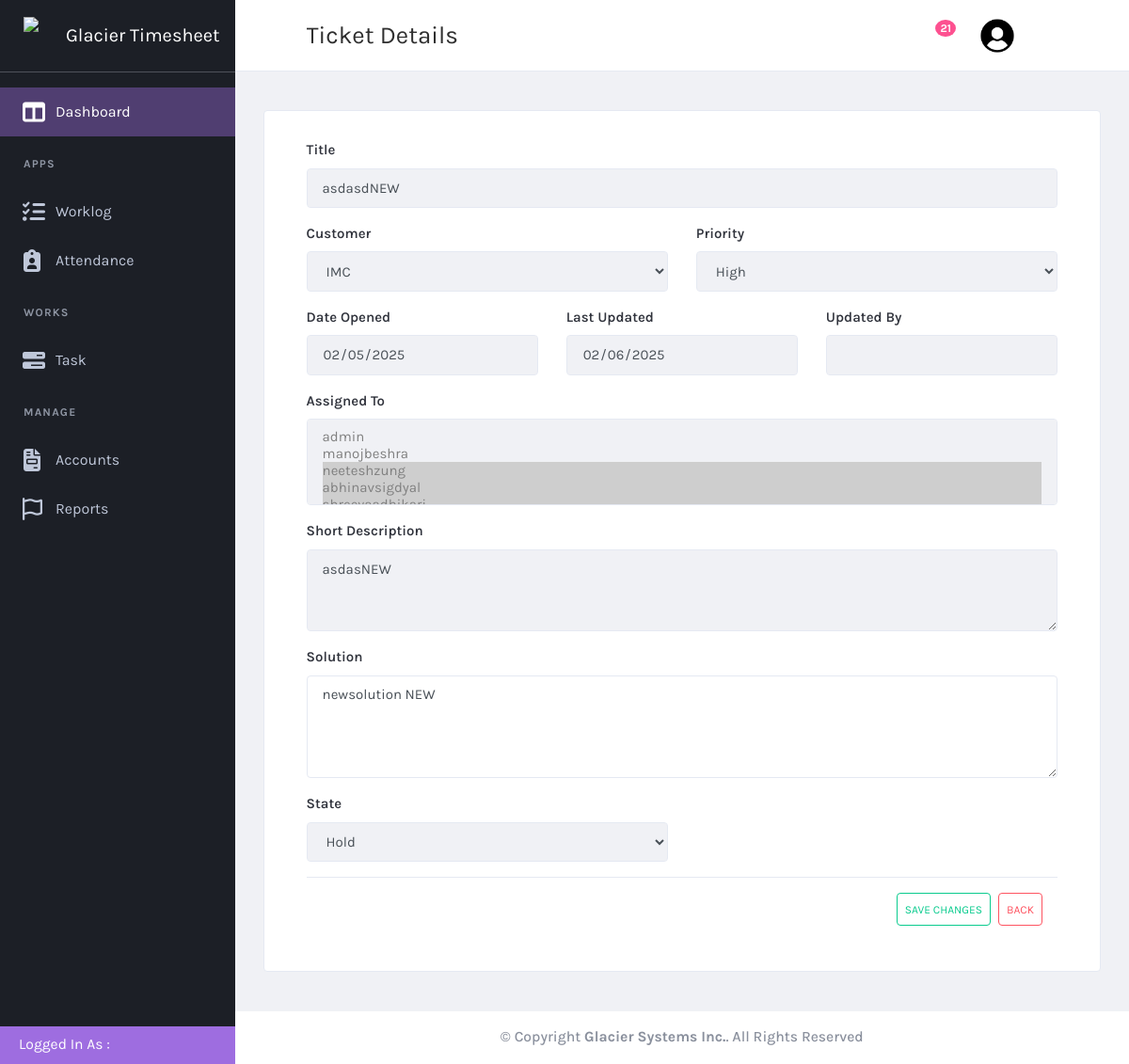
The page /task/taskdetails/48 on the database as committed earlier.
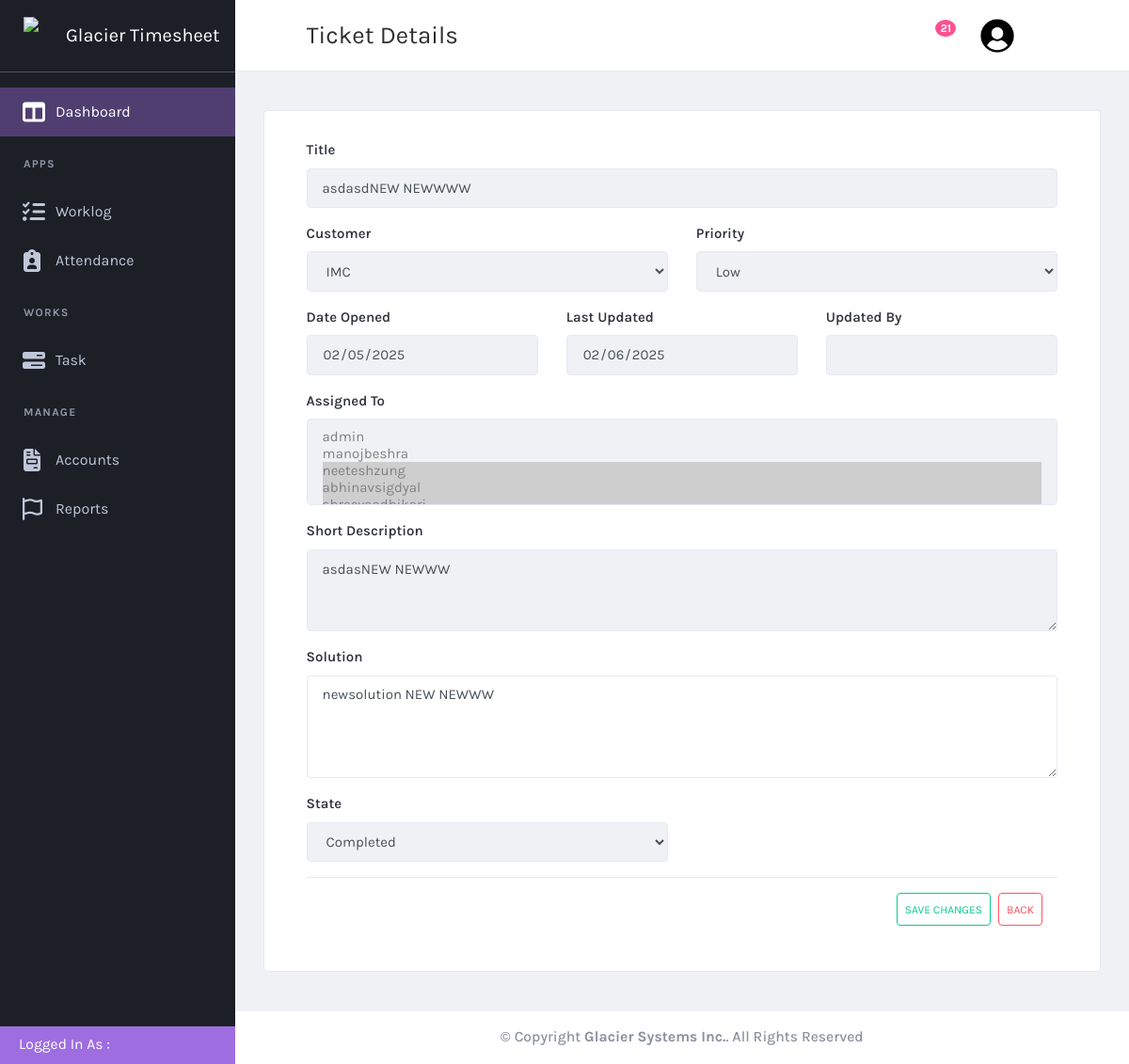
The same page on the database as committed later.
### task/models.py (models this page shows, shortened)
class ticket(models.Model):
    ticket_id = models.CharField(max_length = 200, null = False)
    ticket_title = models.CharField(max_length=200, null=False)
    customer = models.ForeignKey(customer, on_delete=models.CASCADE, null=True)
    ticket_type = models.ForeignKey(ticket_type, on_delete=models.CASCADE, null=True)
    date_opened = models.DateField(null=True)
    priority = models.ForeignKey(priority_type, on_delete=models.CASCADE, null = True)
    assigned_to = models.ManyToManyField(User, related_name="assigned_tickets")  # Allow multiple users
    last_updated = models.DateTimeField(null=True)
    last_updated_by = models.ForeignKey(User, on_delete=models.CASCADE, null = True, related_name="last_updated_by")
    state = models.ForeignKey(state, on_delete=models.CASCADE, null=True)
    short_description = models.CharField(max_length=200, null=True)
    closed_date = models.DateField(null=True)
    solution = models.TextField(max_length=500, default="", null = True)

class priority_type(models.Model):
   priority_name = models.CharField(max_length=100)

class state(models.Model):
   state_name = models.CharField(max_length=100, null = True)

### customer/models.py (models this page shows, shortened)
class customer(models.Model):
  name = models.CharField(max_length=100, null = True)
  city = models.CharField(max_length=100, null = True)
  state = models.CharField(max_length=100, null = True)
  zipcode = models.CharField(max_length=100, null = True)
  street1 = models.CharField(max_length=100, null = True)
  street2 = models.CharField(max_length=100, null = True)
  phone = models.CharField(max_length=100, null = True)
  contract_hr = models.IntegerField(null = True)
  create_date = models.DateField(null = True)
  status = models.ForeignKey(customer_status, on_delete= models.SET_NULL, null=True)

### task/views.py (the view)
# urls.py: path('taskdetails/<int:ticket_id>',views.taskdetails, name='taskdetails'),
def taskdetails(request, ticket_id):
    ticket_instance = get_object_or_404(ticket, pk=ticket_id)
    if request.method == 'POST':
        form = TicketForm(request.POST, instance=ticket_instance)
        if form.is_valid():
            ticket_instance.last_updated_by = request.user  # Set logged-in user
            form.save()
            print("Assigned Users:", request.POST.getlist('assigned_to'))
            form.instance.assigned_to.set(request.POST.getlist('assigned_to'))  # Handle ManyToManyField
            return redirect('task')
    else:
        form = TicketForm(instance=ticket_instance)
        print("Form Errors:", form.errors)
    users = User.objects.all()
    customers = customer.objects.all()
    priority_types = priority_type.objects.all()
    states = state.objects.all()
    task_types = ticket_type.objects.all()
    return render(request, 'taskdetails.html', {
        'form': form,
        'users': users,
        'ticket': ticket_instance,
        'customers': customers,
        'priority_types': priority_types,
        'states': states,
        'task_types': task_types
    })

### task/forms.py
class TicketForm(forms.ModelForm):
    assigned_to = forms.ModelMultipleChoiceField(
        queryset=User.objects.all(),
        widget=forms.SelectMultiple(attrs={'class': 'form-control'}),
        required=False
    )
    class Meta:
        model = ticket
        fields = [
            "ticket_title",
            "customer",
            "date_opened",
            "priority",
            "assigned_to",
            "last_updated",
            "state",
            "short_description",
            "solution",
        ]
        widgets = {
            'date_opened': forms.DateInput(attrs={'type': 'date'}),
            'last_updated': forms.DateInput(attrs={'type': 'date'}),
        }

### task/templates/taskdetails.html (shortened to what the changed rows need)
{% extends "base.html" %}
{% load static %}
{% block content %}
    <div class="content-wrapper">
        <div class="content">
            <div class="card card-default">
                <div class="card-header">
                    <form class="form-group col-12" method="POST" action="{% url 'taskdetails' ticket.id %}">
                        <div class="row">
                            <div class="form-group col-12">
                                <label for="ticket_title">Title</label>
                                <input type="text" class="form-control" id="ticketname" name="ticket_title"
                                       value="{{ ticket.ticket_title }}" {% if not request.user.is_staff %}readonly{% endif %} >
                            </div>
                            <div class="form-group col-6">
                                <label for="customer">Customer</label>
                                <select class="form-control" id="customer" name="customer" {% if not request.user.is_staff %}disabled{% endif %}>
                                    {% for i in customers %}
                                    <option value="{{ i.id }}" {% if i.id == ticket.customer_id %}selected{% endif %}>
                                        {{ i.name }}
                                    </option>
                                    {% endfor %}
                                </select>
                            </div>
                            <div class="form-group col-6">
                                <label for="priority">Priority</label>
                                <select class="form-control" id="priority" name="priority" {% if not request.user.is_staff %}disabled{% endif %}>
                                    {% for i in priority_types %}
                                    <option value="{{ i.id }}" {% if i.id == ticket.priority_id %}selected{% endif %} >
                                        {{ i.priority_name }}
                                    </option>
                                    {% endfor %}
                                </select>
                            </div>
                            <div class="form-group col-4">
                                <label for="date_opened">Date Opened</label>
                                <input type="date" class="form-control" id="date_opened" name="date_opened"
                                       value="{{ ticket.date_opened|date:'Y-m-d' }}" readonly>
                            </div>
                            <div class="form-group col-4">
                                <label for="last_updated">Last Updated</label>
                                <input type="date" class="form-control" id="last_updated" name="last_updated"
                                       value="{{ ticket.last_updated|date:'Y-m-d' }}" {% if not request.user.is_staff %}readonly{% endif %}>
                            </div>
                            <div class="form-group col-12">
                                <label for="assigned_to">Assigned To</label>
                                <select class="js-example-basic-multiple form-control" id="assigned_to" name="assigned_to" style="width: 100%; " multiple {% if not request.user.is_staff %}disabled{% endif %} >
                                    {% for i in users %}
                                    <option value="{{ i.id }}" {% if i in ticket.assigned_to.all %}selected{% endif %}>
                                        {{ i.username }}
                                    </option>
                                    {% endfor %}
                                </select>
                            </div>
                            <div class="form-group col-12">
                                <label for="short_description">Short Description</label>
                                <textarea class="form-control" id="short_description" name="short_description" rows="3"
                                {% if not request.user.is_staff %}readonly{% endif %}>{{ ticket.short_description }}</textarea>
                            </div>
                            <div class="form-group col-12">
                                <label for="solution">Solution</label>
                                <textarea class="form-control" id="solution" name="solution" rows="4">{{ ticket.solution }}</textarea>
                            </div>
                            <div class="form-group col-6">
                                <label for="statelist">State</label>
                                <select class="form-control" id="statelist" name="state" {% if not request.user.is_staff %}disabled{% endif %} >
                                    {% for i in states %}
                                    <option value="{{ i.id }}" {% if i.id == ticket.state_id %}selected{% endif %}>
                                        {{ i.state_name }}
                                    </option>
                                    {% endfor %}
                                </select>
                            </div>
                        </div>
                    </form>
                </div>
            </div>
        </div>
    </div>
{% endblock  %}

Rows that differ between the two databases and show on the page:
changed ticket "IMC": ticket_title "asdasdNEW" → "asdasdNEW NEWWWW"; priority "High" → "Low"; short_description "asdasNEW" → "asdasNEW NEWWW"; solution "newsolution NEW" → "newsolution NEW NEWWW"; state "Hold" → "Completed"
